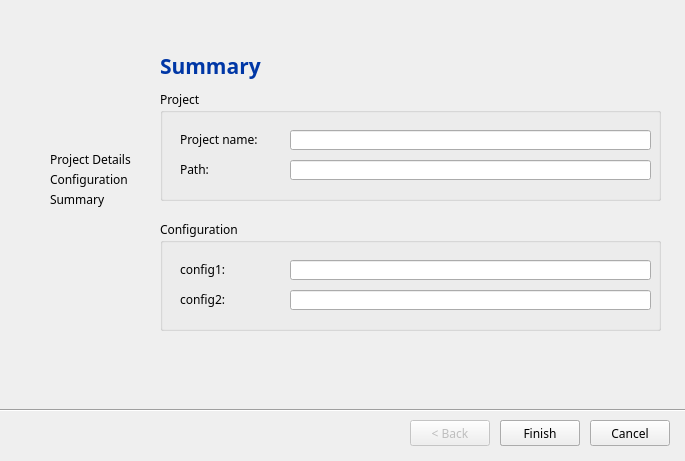
<?xml version="1.0" encoding="UTF-8"?>
<ui version="4.0">
 <class>ProjectDialog</class>
 <widget class="QDialog" name="ProjectDialog">
  <property name="geometry">
   <rect>
    <x>0</x>
    <y>0</y>
    <width>685</width>
    <height>461</height>
   </rect>
  </property>
  <property name="font">
   <font>
    <family>方正准圆简体</family>
   </font>
  </property>
  <property name="windowTitle">
   <string>Create Project</string>
  </property>
  <property name="modal">
   <bool>true</bool>
  </property>
  <widget class="QStackedWidget" name="sw_project">
   <property name="geometry">
    <rect>
     <x>10</x>
     <y>10</y>
     <width>661</width>
     <height>391</height>
    </rect>
   </property>
   <property name="autoFillBackground">
    <bool>false</bool>
   </property>
   <property name="styleSheet">
    <string notr="true"/>
   </property>
   <property name="currentIndex">
    <number>2</number>
   </property>
   <widget class="QWidget" name="page">
    <widget class="QGroupBox" name="groupBox">
     <property name="geometry">
      <rect>
       <x>150</x>
       <y>140</y>
       <width>501</width>
       <height>111</height>
      </rect>
     </property>
     <property name="title">
      <string>Project</string>
     </property>
     <widget class="QLabel" name="label_2">
      <property name="geometry">
       <rect>
        <x>20</x>
        <y>70</y>
        <width>81</width>
        <height>18</height>
       </rect>
      </property>
      <property name="text">
       <string>Path:</string>
      </property>
     </widget>
     <widget class="QLabel" name="label">
      <property name="geometry">
       <rect>
        <x>20</x>
        <y>40</y>
        <width>101</width>
        <height>20</height>
       </rect>
      </property>
      <property name="text">
       <string>Project name:</string>
      </property>
     </widget>
     <widget class="QLineEdit" name="le_project_name">
      <property name="geometry">
       <rect>
        <x>130</x>
        <y>40</y>
        <width>361</width>
        <height>20</height>
       </rect>
      </property>
     </widget>
     <widget class="QLineEdit" name="le_project_path">
      <property name="geometry">
       <rect>
        <x>130</x>
        <y>70</y>
        <width>291</width>
        <height>20</height>
       </rect>
      </property>
     </widget>
     <widget class="QPushButton" name="pb_project_path">
      <property name="geometry">
       <rect>
        <x>430</x>
        <y>69</y>
        <width>61</width>
        <height>22</height>
       </rect>
      </property>
      <property name="text">
       <string>Browse...</string>
      </property>
     </widget>
    </widget>
    <widget class="QLabel" name="label_3">
     <property name="geometry">
      <rect>
       <x>150</x>
       <y>100</y>
       <width>221</width>
       <height>31</height>
      </rect>
     </property>
     <property name="font">
      <font>
       <family>方正准圆简体</family>
       <pointsize>16</pointsize>
       <bold>true</bold>
       <strikeout>false</strikeout>
       <kerning>true</kerning>
      </font>
     </property>
     <property name="styleSheet">
      <string notr="true">color:rgb(0, 55, 166)</string>
     </property>
     <property name="text">
      <string>Create a New Project</string>
     </property>
    </widget>
    <widget class="QLabel" name="label_4">
     <property name="geometry">
      <rect>
       <x>40</x>
       <y>140</y>
       <width>91</width>
       <height>18</height>
      </rect>
     </property>
     <property name="text">
      <string>Project Details</string>
     </property>
    </widget>
    <widget class="QLabel" name="label_5">
     <property name="enabled">
      <bool>false</bool>
     </property>
     <property name="geometry">
      <rect>
       <x>40</x>
       <y>160</y>
       <width>91</width>
       <height>18</height>
      </rect>
     </property>
     <property name="styleSheet">
      <string notr="true"/>
     </property>
     <property name="text">
      <string>Configuration</string>
     </property>
    </widget>
    <widget class="QLabel" name="label_6">
     <property name="enabled">
      <bool>false</bool>
     </property>
     <property name="geometry">
      <rect>
       <x>40</x>
       <y>180</y>
       <width>91</width>
       <height>18</height>
      </rect>
     </property>
     <property name="text">
      <string>Summary</string>
     </property>
    </widget>
   </widget>
   <widget class="QWidget" name="page_2">
    <widget class="QLabel" name="label_7">
     <property name="enabled">
      <bool>false</bool>
     </property>
     <property name="geometry">
      <rect>
       <x>40</x>
       <y>180</y>
       <width>91</width>
       <height>18</height>
      </rect>
     </property>
     <property name="text">
      <string>Summary</string>
     </property>
    </widget>
    <widget class="QGroupBox" name="groupBox_2">
     <property name="geometry">
      <rect>
       <x>150</x>
       <y>140</y>
       <width>501</width>
       <height>111</height>
      </rect>
     </property>
     <property name="title">
      <string>Configuration</string>
     </property>
     <widget class="QLabel" name="label_8">
      <property name="geometry">
       <rect>
        <x>20</x>
        <y>70</y>
        <width>81</width>
        <height>18</height>
       </rect>
      </property>
      <property name="text">
       <string>Config2:</string>
      </property>
     </widget>
     <widget class="QLabel" name="label_9">
      <property name="geometry">
       <rect>
        <x>20</x>
        <y>40</y>
        <width>81</width>
        <height>18</height>
       </rect>
      </property>
      <property name="text">
       <string>Config1:</string>
      </property>
     </widget>
     <widget class="QLineEdit" name="le_config1">
      <property name="geometry">
       <rect>
        <x>130</x>
        <y>40</y>
        <width>361</width>
        <height>20</height>
       </rect>
      </property>
     </widget>
     <widget class="QLineEdit" name="le_config2">
      <property name="geometry">
       <rect>
        <x>130</x>
        <y>70</y>
        <width>361</width>
        <height>20</height>
       </rect>
      </property>
     </widget>
    </widget>
    <widget class="QLabel" name="label_10">
     <property name="geometry">
      <rect>
       <x>150</x>
       <y>100</y>
       <width>221</width>
       <height>31</height>
      </rect>
     </property>
     <property name="font">
      <font>
       <family>方正准圆简体</family>
       <pointsize>16</pointsize>
       <bold>true</bold>
       <strikeout>false</strikeout>
       <kerning>true</kerning>
      </font>
     </property>
     <property name="styleSheet">
      <string notr="true">color:rgb(0, 55, 166)</string>
     </property>
     <property name="text">
      <string>Create a Configuration</string>
     </property>
    </widget>
    <widget class="QLabel" name="label_11">
     <property name="enabled">
      <bool>true</bool>
     </property>
     <property name="geometry">
      <rect>
       <x>40</x>
       <y>160</y>
       <width>91</width>
       <height>18</height>
      </rect>
     </property>
     <property name="styleSheet">
      <string notr="true"/>
     </property>
     <property name="text">
      <string>Configuration</string>
     </property>
    </widget>
    <widget class="QLabel" name="label_12">
     <property name="geometry">
      <rect>
       <x>40</x>
       <y>140</y>
       <width>91</width>
       <height>18</height>
      </rect>
     </property>
     <property name="text">
      <string>Project Details</string>
     </property>
    </widget>
   </widget>
   <widget class="QWidget" name="page_3">
    <widget class="QLabel" name="label_13">
     <property name="geometry">
      <rect>
       <x>40</x>
       <y>140</y>
       <width>91</width>
       <height>18</height>
      </rect>
     </property>
     <property name="text">
      <string>Project Details</string>
     </property>
    </widget>
    <widget class="QLabel" name="label_14">
     <property name="enabled">
      <bool>true</bool>
     </property>
     <property name="geometry">
      <rect>
       <x>40</x>
       <y>160</y>
       <width>91</width>
       <height>18</height>
      </rect>
     </property>
     <property name="styleSheet">
      <string notr="true"/>
     </property>
     <property name="text">
      <string>Configuration</string>
     </property>
    </widget>
    <widget class="QLabel" name="label_15">
     <property name="enabled">
      <bool>true</bool>
     </property>
     <property name="geometry">
      <rect>
       <x>40</x>
       <y>180</y>
       <width>91</width>
       <height>18</height>
      </rect>
     </property>
     <property name="text">
      <string>Summary</string>
     </property>
    </widget>
    <widget class="QLabel" name="label_16">
     <property name="geometry">
      <rect>
       <x>150</x>
       <y>40</y>
       <width>221</width>
       <height>31</height>
      </rect>
     </property>
     <property name="font">
      <font>
       <family>方正准圆简体</family>
       <pointsize>16</pointsize>
       <bold>true</bold>
       <strikeout>false</strikeout>
       <kerning>true</kerning>
      </font>
     </property>
     <property name="styleSheet">
      <string notr="true">color:rgb(0, 55, 166)</string>
     </property>
     <property name="text">
      <string>Summary</string>
     </property>
    </widget>
    <widget class="QGroupBox" name="groupBox_3">
     <property name="geometry">
      <rect>
       <x>150</x>
       <y>210</y>
       <width>501</width>
       <height>111</height>
      </rect>
     </property>
     <property name="title">
      <string>Configuration</string>
     </property>
     <widget class="QLabel" name="label_17">
      <property name="geometry">
       <rect>
        <x>20</x>
        <y>70</y>
        <width>81</width>
        <height>18</height>
       </rect>
      </property>
      <property name="text">
       <string>config2:</string>
      </property>
     </widget>
     <widget class="QLabel" name="label_18">
      <property name="geometry">
       <rect>
        <x>20</x>
        <y>40</y>
        <width>81</width>
        <height>18</height>
       </rect>
      </property>
      <property name="text">
       <string>config1:</string>
      </property>
     </widget>
     <widget class="QLineEdit" name="le_summary_config1">
      <property name="geometry">
       <rect>
        <x>130</x>
        <y>40</y>
        <width>361</width>
        <height>20</height>
       </rect>
      </property>
      <property name="readOnly">
       <bool>true</bool>
      </property>
     </widget>
     <widget class="QLineEdit" name="le_summary_config2">
      <property name="geometry">
       <rect>
        <x>130</x>
        <y>70</y>
        <width>361</width>
        <height>20</height>
       </rect>
      </property>
      <property name="readOnly">
       <bool>true</bool>
      </property>
     </widget>
    </widget>
    <widget class="QGroupBox" name="groupBox_4">
     <property name="geometry">
      <rect>
       <x>150</x>
       <y>80</y>
       <width>501</width>
       <height>111</height>
      </rect>
     </property>
     <property name="title">
      <string>Project</string>
     </property>
     <widget class="QLabel" name="label_19">
      <property name="geometry">
       <rect>
        <x>20</x>
        <y>70</y>
        <width>81</width>
        <height>18</height>
       </rect>
      </property>
      <property name="text">
       <string>Path:</string>
      </property>
     </widget>
     <widget class="QLabel" name="label_20">
      <property name="geometry">
       <rect>
        <x>20</x>
        <y>40</y>
        <width>101</width>
        <height>18</height>
       </rect>
      </property>
      <property name="text">
       <string>Project name:</string>
      </property>
     </widget>
     <widget class="QLineEdit" name="le_summary_project_name">
      <property name="geometry">
       <rect>
        <x>130</x>
        <y>40</y>
        <width>361</width>
        <height>20</height>
       </rect>
      </property>
      <property name="readOnly">
       <bool>true</bool>
      </property>
     </widget>
     <widget class="QLineEdit" name="le_summary_project_path">
      <property name="geometry">
       <rect>
        <x>130</x>
        <y>70</y>
        <width>361</width>
        <height>20</height>
       </rect>
      </property>
      <property name="readOnly">
       <bool>true</bool>
      </property>
     </widget>
    </widget>
   </widget>
  </widget>
  <widget class="Line" name="line">
   <property name="geometry">
    <rect>
     <x>-10</x>
     <y>400</y>
     <width>701</width>
     <height>20</height>
    </rect>
   </property>
   <property name="orientation">
    <enum>Qt::Horizontal</enum>
   </property>
  </widget>
  <widget class="QPushButton" name="pb_project_next">
   <property name="geometry">
    <rect>
     <x>500</x>
     <y>420</y>
     <width>80</width>
     <height>26</height>
    </rect>
   </property>
   <property name="text">
    <string>Next &gt;</string>
   </property>
  </widget>
  <widget class="QPushButton" name="pb_project_cancel">
   <property name="geometry">
    <rect>
     <x>590</x>
     <y>420</y>
     <width>80</width>
     <height>26</height>
    </rect>
   </property>
   <property name="text">
    <string>Cancel</string>
   </property>
  </widget>
  <widget class="QPushButton" name="pb_project_back">
   <property name="enabled">
    <bool>false</bool>
   </property>
   <property name="geometry">
    <rect>
     <x>410</x>
     <y>420</y>
     <width>80</width>
     <height>26</height>
    </rect>
   </property>
   <property name="text">
    <string>&lt; Back</string>
   </property>
  </widget>
  <widget class="QPushButton" name="pb_project_finish">
   <property name="geometry">
    <rect>
     <x>500</x>
     <y>420</y>
     <width>80</width>
     <height>26</height>
    </rect>
   </property>
   <property name="text">
    <string>Finish</string>
   </property>
  </widget>
 </widget>
 <resources/>
 <connections/>
</ui>
